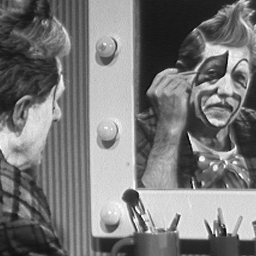
#> input picture Lab05 - High pass filtering/cln1.png, 256 x 256 px; the run also reads 1 picture not shown here
$ jupyter execute Lab05.ipynb
#> lines starting #> are read from the running program, lines starting #| are printed output that depends on the picture
**Prática de Realce e detecção de borda**

Exercícios retirados de:
http://homepages.inf.ed.ac.uk/rbf/HIPR2/featops.htm

[cell 1]
import cv2
import matplotlib.pyplot as plt
import numpy as np

1) Aplique os filtros de realce Sobel e Roberts nas imagens abaixo. Mostre, para o caso do Sobel, uma imagem representando a derivada em x e outra imagem representando a derivada em y

[cell 2]
# code here
img1 = cv2.imread("cln1.png", cv2.IMREAD_GRAYSCALE)
#> img1 is the input picture: shape (256, 256); min 3, max 255, mean 120.3
plt.imshow(img1, cmap='gray', vmin=0, vmax=255);

2) Utilizando a imagem do exercício anterior, realce as bordas utilizando (a) Filtro Laplaciano. (b) Unsharp masking. (c) Highboost filtering (escolher um k). (d) K <1 para atenuar

[cell 3]
# code here

img1 = cv2.imread("cln1.png", cv2.IMREAD_GRAYSCALE)
plt.imshow(img1, cmap='gray', vmin=0, vmax=255);

3) Aplique o operador Sobel imagem original abaixo e obtenha as outras imagens conforme descrição. We can see that the intensity of many pixels on the surface is as high as along the actual edges. One reason is that the output of many edge pixels is greater than the maximum pixel value and therefore they are `cut off' at 255. To avoid this overflow we scale the range image by a factor 0.25 prior to the edge detection and then normalize the output, as can be seen in (c)

[cell 4]
#code here
img1 = cv2.imread("ren1.png", cv2.IMREAD_GRAYSCALE)
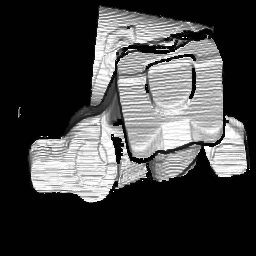
#> input picture Lab05 - High pass filtering/ren1.png, 256 x 256 px
#> img1 is the input picture: shape (256, 256); min 1, max 255, mean 68.6

plt.imshow(img1, cmap='gray', vmin=0, vmax=255);

4) Aplique o operador Sobel imagem original abaixo e obtenha a imagem binária após a limiarização utilizando o valor 150

[cell 5]
#code here
img1 = cv2.imread("ufo2.png", cv2.IMREAD_GRAYSCALE)
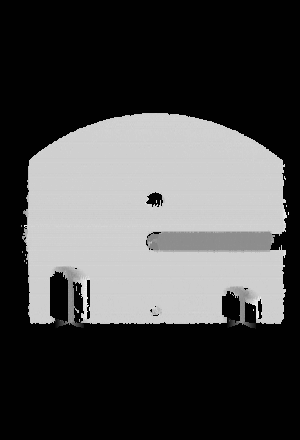
#> input picture Lab05 - High pass filtering/ufo2.png, 300 x 440 px
#> img1 is the input picture: shape (440, 300); min 1, max 255, mean 73.9

plt.imshow(img1, cmap='gray', vmin=0, vmax=255);

5) Aplique o operador Sobel imagem original abaixo e obtenha a imagem binária após a limiarização utilizando o valor 150

[cell 6]
#code here

#code here
img1 = cv2.imread("ufo2noi2.png", cv2.IMREAD_GRAYSCALE)

plt.imshow(img1, cmap='gray', vmin=0, vmax=255);
